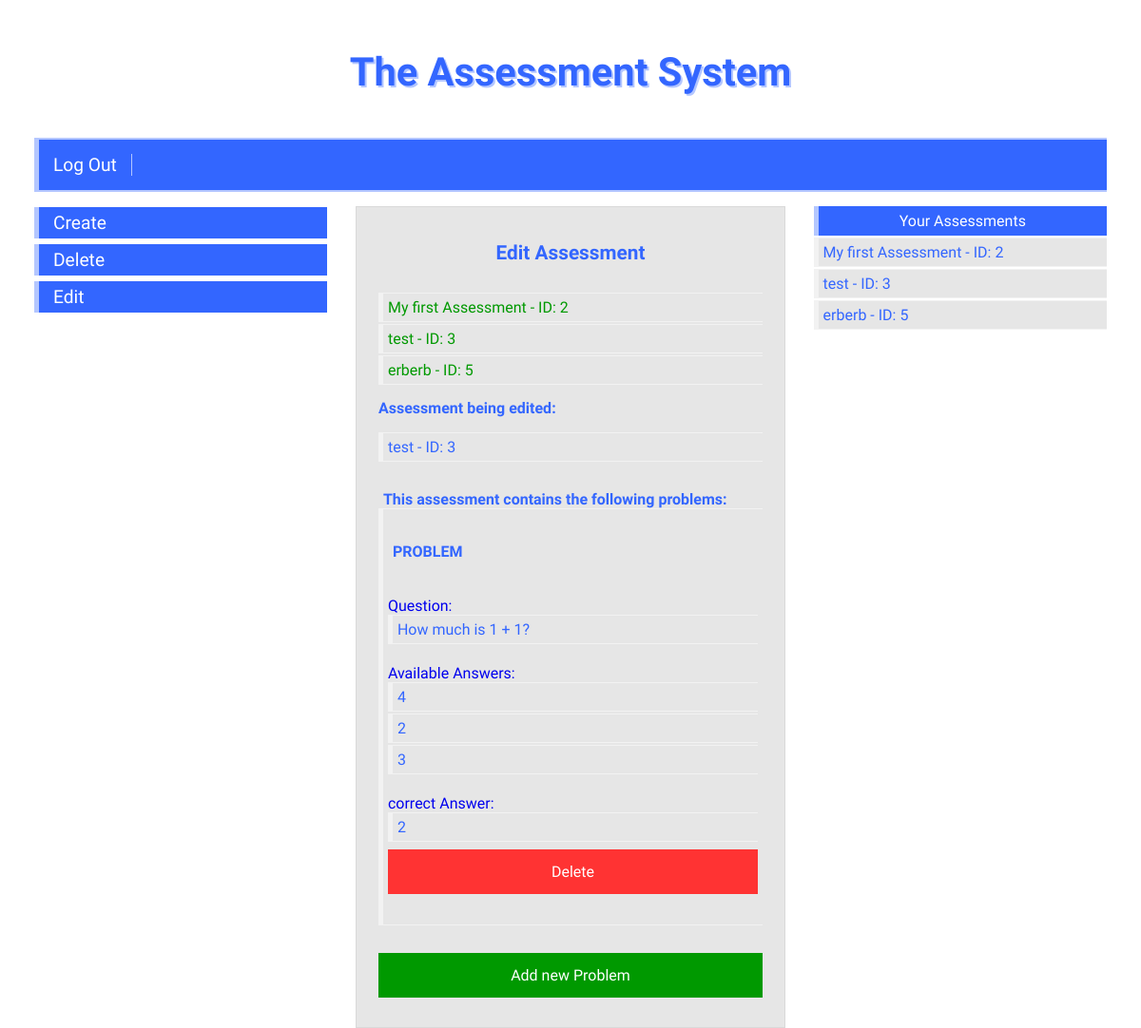
Before: /edit-assessment/edit/3/ (signed in) with the older database file.
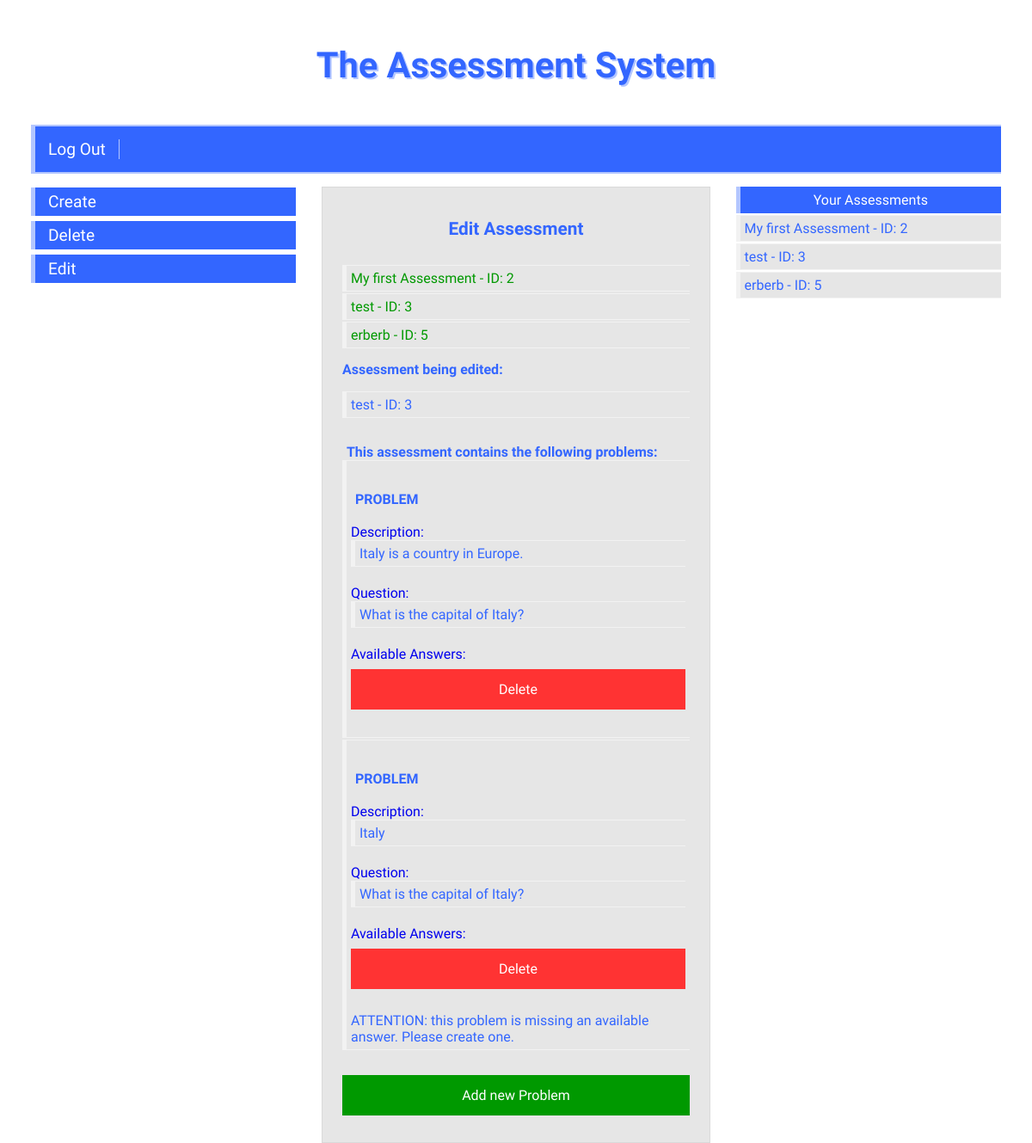
After: the same page with the newer database file.
### assessment/models.py (models this page shows)
class Assessment(models.Model):
    creator = models.ForeignKey(settings.AUTH_USER_MODEL, on_delete=models.CASCADE, editable=False)
    title = models.CharField(max_length=100, blank=True)
    def __str__(self):
        return f'{self.title} - ID: {self.id}'

class Problem(models.Model):
    creator = models.ForeignKey(settings.AUTH_USER_MODEL, on_delete=models.CASCADE, editable=False)
    assessment = models.ForeignKey(Assessment, on_delete=models.CASCADE)
    description = models.TextField(blank=True)
    question = models.CharField(max_length=255, blank=False)
    is_finished = models.BooleanField(default=False)
    def __str__(self):
        return self.question

class Answer(models.Model):
    creator = models.ForeignKey(settings.AUTH_USER_MODEL, on_delete=models.CASCADE, editable=False)
    answer = models.CharField(max_length=255)
    question = models.ForeignKey(Problem, on_delete=models.CASCADE)
    is_correct_answer = models.BooleanField(default=False)
    def __str__(self):
        return self.answer

### assessment/views.py (the view)
# urls.py: path('edit-assessment/edit/', views.edit_assessment, name='edit-assessment'),
def edit(request, assessment_id):
    current_assessment = Assessment.objects.get(
        id=assessment_id
    )
    user_id = request.user.id
    current_user = User.objects.get(id=user_id)
    user_assessments = Assessment.objects.filter(creator__id=user_id).exclude(title='')
    assessment_problems = Problem.objects.filter(creator=current_user, assessment=current_assessment)
    problems_data = {}
    for problem in assessment_problems:
        answers = Answer.objects.filter(creator=current_user, question=problem)
        correct_answer = Answer.objects.filter(question=problem, is_correct_answer=True)
        problems_data.update({problem: (answers, correct_answer)})
    print(problems_data)
    create_problem_form = CreateProblemForm()
    create_assessment_form = CreateAssessmentForm()
    problem_with_no_answer = None
    for question in Problem.objects.filter(creator=request.user):
        if len(Answer.objects.filter(creator=request.user, question=question)) == 0:
            problem_with_no_answer = question
    template_name = 'edit_assessment.html'
    context = {
        'create_assessment_form': create_assessment_form,
        'create_problem_form': create_problem_form,
        'assessment_problems': assessment_problems,
        'user_assessments': user_assessments,
        'current_assessment': current_assessment,
        'problem_with_no_answer': problem_with_no_answer,
        'problems_data': problems_data,
    }
    return render(request, template_name, context)

### assessment/templates/assessment/edit_assessment.html (shortened to what this page needs)
{% extends 'home.html' %}
{% block main-content-teacher %}
{% if user_assessments %}
<h1>Edit Assessment</h1>
{% for assessment in user_assessments %}
<ul><a id="editable-assessment" href="{% url 'edit' assessment.id %}">{{ assessment }} </a></ul>
{% endfor %}
{% else %}
No assessment to edit.
{% endif %}
{% if current_assessment %}
<h3>Assessment being edited: </h3>
<ul>{{ current_assessment }}</ul>
{% endif %}
{% if assessment_problems %}
<h2>This assessment contains the following problems:</h2>
{% for problem, data in problems_data.items %}
<ul>
    <a href="{% url 'edit-problem' problem.id %}">
        <h2>PROBLEM</h2>
        <br>
        {% if problem.description != '' %}
        Description:
        <ul>{{ problem.description }}</ul>
        {% endif %}
        <br>Question:
        <ul>{{ problem }}</ul>
        <br>Available Answers:
        {% for answer in data.0 %}
        <ul>{{ answer.answer }}</ul>
        {% endfor %}
        {% for correct_answer in data.1 %}
        <br>correct Answer:
        <ul>{{ correct_answer.answer }}</ul>
        {% endfor %}
    </a>
    <a id="delete-problem" href="{% url 'delete-problem' problem.id %}">Delete</a>
    <br>{% if problem_with_no_answer == problem %}
    ATTENTION: this problem is missing an available answer.
    Please create one.
    {% endif %}
</ul>
{% endfor %}
{% endif %}
{% if current_assessment %}
<br><a id="add-problem" href="{% url 'add-problem' current_assessment.id %}">Add new Problem</a>
{% endif %}
{% endblock %}

### core/templates/core/home.html (shortened to what this page needs)
{% extends 'base.html' %}
{% block content %}
<div class="col-12" id="logo">
    <h1><a href="{% url 'home' %}" class="logo">The Assessment System</a></h1>
</div>
<div class="col-12" id="navbar">
    {% if not user.is_authenticated %}
    <a href="{% url 'login' %}" class="navbar-button">Log In</a>
    <a href="{% url 'signup' %}" class="navbar-button">Sign Up</a>
    {% else %}
    <a href="{% url 'logout' %}" class="navbar-button">Log Out</a>
    {% endif %}
</div>
{% if user.role == 'Teacher' %}
<div class="col-3" id="left-side-teacher">
    <br><a href="{% url 'create-assessment' %}" name="create-assessment" class="left-side-button">Create</a>
    <br><a href="{% url 'delete-assessment' %}" name="delete-assessment" class="left-side-button">Delete</a>
    <br><a href="{% url 'edit-assessment' %}" name="edit-assessment" class="left-side-button">Edit</a>
</div>
<div class="col-6" id="main-content-teacher">
    {% block main-content-teacher %}
    {% endblock %}
</div>
<div class="col-3" id="right-side-teacher">
    {% if user_assessments %}
    <h3 class="right-side-title">Your Assessments</h3>
    {% for assessment in user_assessments %}
    <ul class="assessments-list">{{ assessment }}</ul>
    {% endfor %}
    {% else %}
    <h3>You have no assessments.</h3>
    {% endif %}
</div>
{% endif %}
{% endblock %}

Changed rows visible on the page:
removed Problem: question "How much is 1 + 1?"
removed Answer: answer "4", shown under "How much is 1 + 1?"
removed Answer: answer "2"
removed Answer: answer "3", shown under "How much is 1 + 1?"
added Problem: description "Italy is a country in Europe.", question "What is the capital of Italy?"
added Problem: description "Italy", question "What is the capital of Italy?", shows "ATTENTION: this problem is missing an available answer. Please create one."
